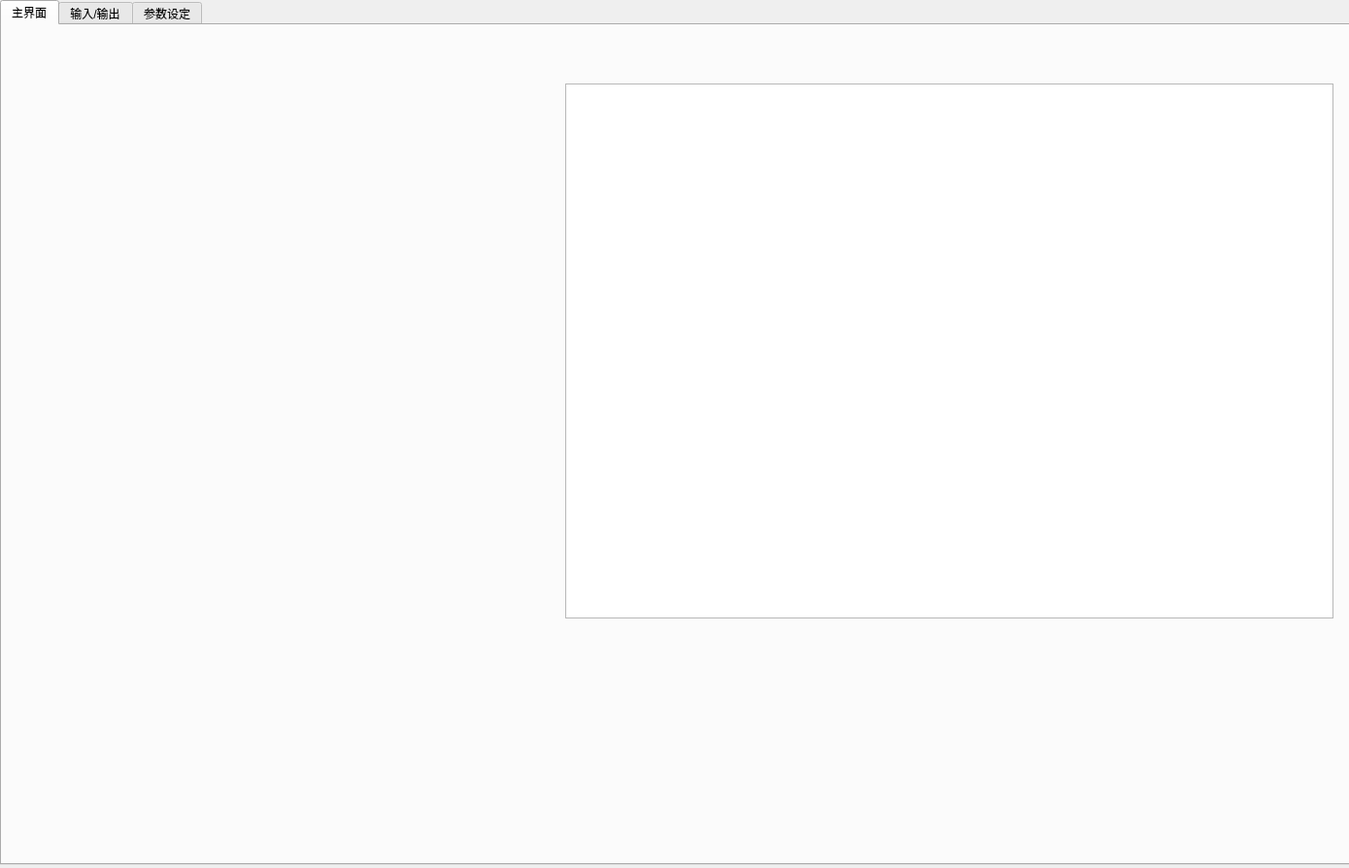
<?xml version="1.0" encoding="UTF-8"?>
<ui version="4.0">
 <class>Dialog</class>
 <widget class="QDialog" name="Dialog">
  <property name="geometry">
   <rect>
    <x>0</x>
    <y>0</y>
    <width>1389</width>
    <height>894</height>
   </rect>
  </property>
  <property name="windowTitle">
   <string>Dialog</string>
  </property>
  <widget class="QTabWidget" name="tabs">
   <property name="geometry">
    <rect>
     <x>0</x>
     <y>0</y>
     <width>1391</width>
     <height>891</height>
    </rect>
   </property>
   <property name="currentIndex">
    <number>0</number>
   </property>
   <widget class="QWidget" name="main_tab">
    <attribute name="title">
     <string>主界面</string>
    </attribute>
    <widget class="QGraphicsView" name="pressure_view">
     <property name="geometry">
      <rect>
       <x>580</x>
       <y>60</y>
       <width>791</width>
       <height>551</height>
      </rect>
     </property>
    </widget>
   </widget>
   <widget class="QWidget" name="io_tab">
    <attribute name="title">
     <string>输入/输出</string>
    </attribute>
   </widget>
   <widget class="QWidget" name="set_tab">
    <attribute name="title">
     <string>参数设定</string>
    </attribute>
   </widget>
  </widget>
 </widget>
 <resources/>
 <connections/>
</ui>
